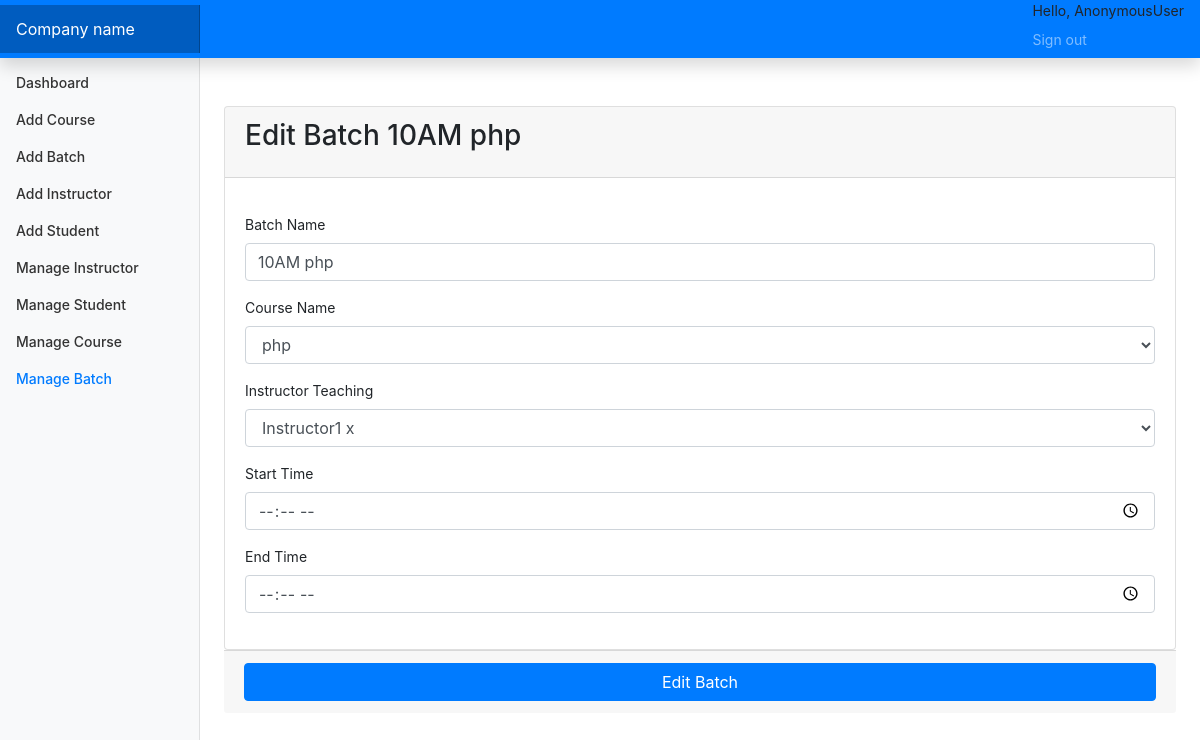
/edit_batch/4, run on the app's committed database.
### account/models.py (models this page shows, shortened)
class Batch(models.Model):
    id=models.AutoField(primary_key=True)
    batch_name=models.CharField(max_length=255)
    course_id=models.ForeignKey(Course,on_delete=models.CASCADE,default=1)
    instructor_id=models.ForeignKey(Instructor,on_delete=models.CASCADE)
    start_time=models.TimeField(null=True,blank=True)
    end_time=models.TimeField(null=True,blank=True)
    days = models.CharField(max_length=100)
    objects=models.Manager()

class Course(models.Model):
    id=models.AutoField(primary_key=True)
    course_name=models.CharField(max_length=255)
    objects=models.Manager()

class Instructor(models.Model):
    id=models.AutoField(primary_key=True)
    name=models.CharField(max_length=255,null=True,blank=True)
    user=models.OneToOneField(CustomUser,on_delete=models.CASCADE)
    objects=models.Manager()

### account/views.py (the view, shortened to what this page needs)
# urls.py: path('edit_batch/<str:bat_id>',views.editBatch,name='editb'),
def editBatch(request,bat_id):
    cou=Course.objects.all()
    batch=Batch.objects.get(id=bat_id)
    ins=Instructor.objects.all()
    return render(request,"HOD/edit_batch.html",{"batch":batch,"instructors":ins,"courses":cou})

### account/templates/HOD/edit_batch.html (shortened to what this page needs)
{% extends 'base.html'%}
{% block sidebarstuff %}
<li class="nav-item">
    <a class="nav-link" href="{% url 'dashboard' %}">
        Dashboard <span class="sr-only">(current)</span>
    </a>
</li>
<li class="nav-item">
    <a class="nav-link" href="{% url 'addCourses' %}">
        Add Course
    </a>
</li>
<li class="nav-item">
    <a class="nav-link" href="{% url 'addBatch' %}">
        Add Batch
    </a>
</li>
<li class="nav-item">
    <a class="nav-link" href="{% url 'addInstructor' %}">
        Add Instructor
    </a>
</li>
<li class="nav-item">
    <a class="nav-link" href="{% url 'addStudent' %}">
        Add Student
    </a>
</li>
<li class="nav-item">
    <a class="nav-link" href="{% url 'managei' %}">
        Manage Instructor
    </a>
</li>
<li class="nav-item">
    <a class="nav-link" href="{% url 'manages' %}">
        Manage Student
    </a>
</li>
<li class="nav-item">
    <a class="nav-link " href="{% url 'managec' %}">
        Manage Course
    </a>
</li>
<li class="nav-item">
    <a class="nav-link active" href="{% url 'manageb' %}">
        Manage Batch
    </a>
</li>
{% endblock sidebarstuff %}
{% block maincontent %}
<main role="main" class="col-md-9 ml-sm-auto col-lg-10 px-md-4">
    <div class="row">
        <div class="col-md-12 ">
            <div class="card card-primary mt-5">
                <div class="card-header">
                    <h3 class="card-title">Edit Batch {{batch.batch_name}}</h3>
                </div>
                <form role="form" action="" method="POST">
                    <div class="card-body">
                        <div class="form-group">
                            <label>Batch Name</label>
                            <input type="text" class="form-control" value="{{batch.batch_name}}" name="batch_name" required>
                        </div>
                        <div class="form-group">
                            <label>Course Name</label>
                            <select class="form-control" name="course_id">
                                {% for course in courses %}
                                <option value="{{ course.id }}" {% if course.id == batch.course_id.id %} selected {% endif %}> {{ course.course_name }}</option>
                                {% endfor %}
                            </select>
                        </div>
                        <div class="form-group">
                            <label>Instructor Teaching</label>
                            <select class="form-control" name="instructor_id">
                                {% for instructor in instructors %}
                                <option value="{{ instructor.id }}" {% if instructor.id == batch.instructor_id.id %} selected {% endif %}> {{ instructor.name }}</option>
                                {% endfor %}
                            </select>
                        </div>
                        <div class="form-group">
                            <label>Start Time</label>
                            <input type="time" class="form-control" value="{{batch.start_time}}" name="start_time" required>
                        </div>
                        <div class="form-group">
                            <label>End Time</label>
                            <input type="time" class="form-control" value="{{ batch.end_time }}" name="end_time" required>
                        </div>
                    </div>
                    </div>
                    <div class="card-footer">
                        <button type="submit" class="btn btn-primary btn-block">Edit Batch</button>
                    </div>
            </div>
        </div>
    </div>
{% endblock maincontent %}

### staticfiles/css/base.css (style rules this page uses)
body { font-size: .875rem; }
.sidebar .nav-link { font-weight: 500; color: #333; }
.sidebar .nav-link.active { color: #007bff; }

### data on the page
Batch: batch_name "10AM php", course_id "php", instructor_id "Instructor1 x"

### other printed values
{{ request.user }} "AnonymousUser"
